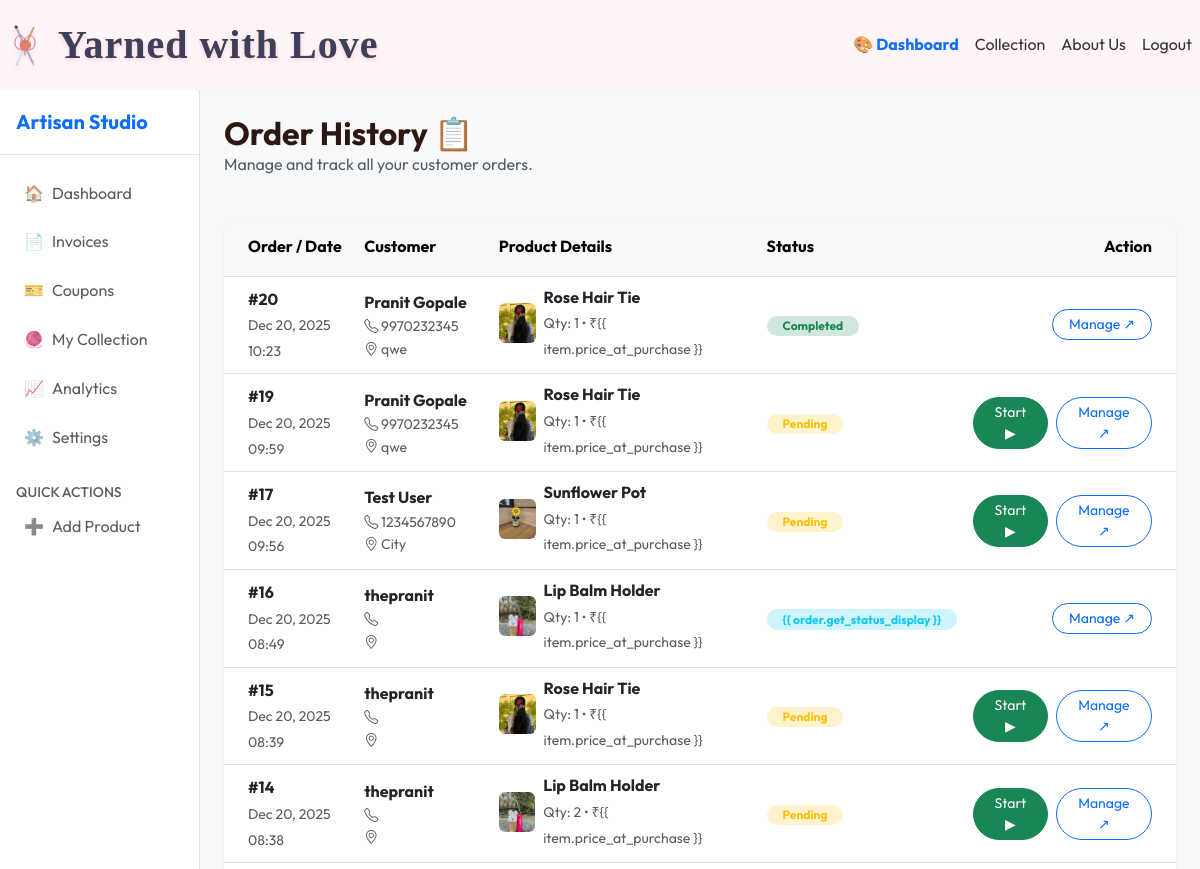
Before: /artisan/orders/ (signed in, upper part) with the older database file.
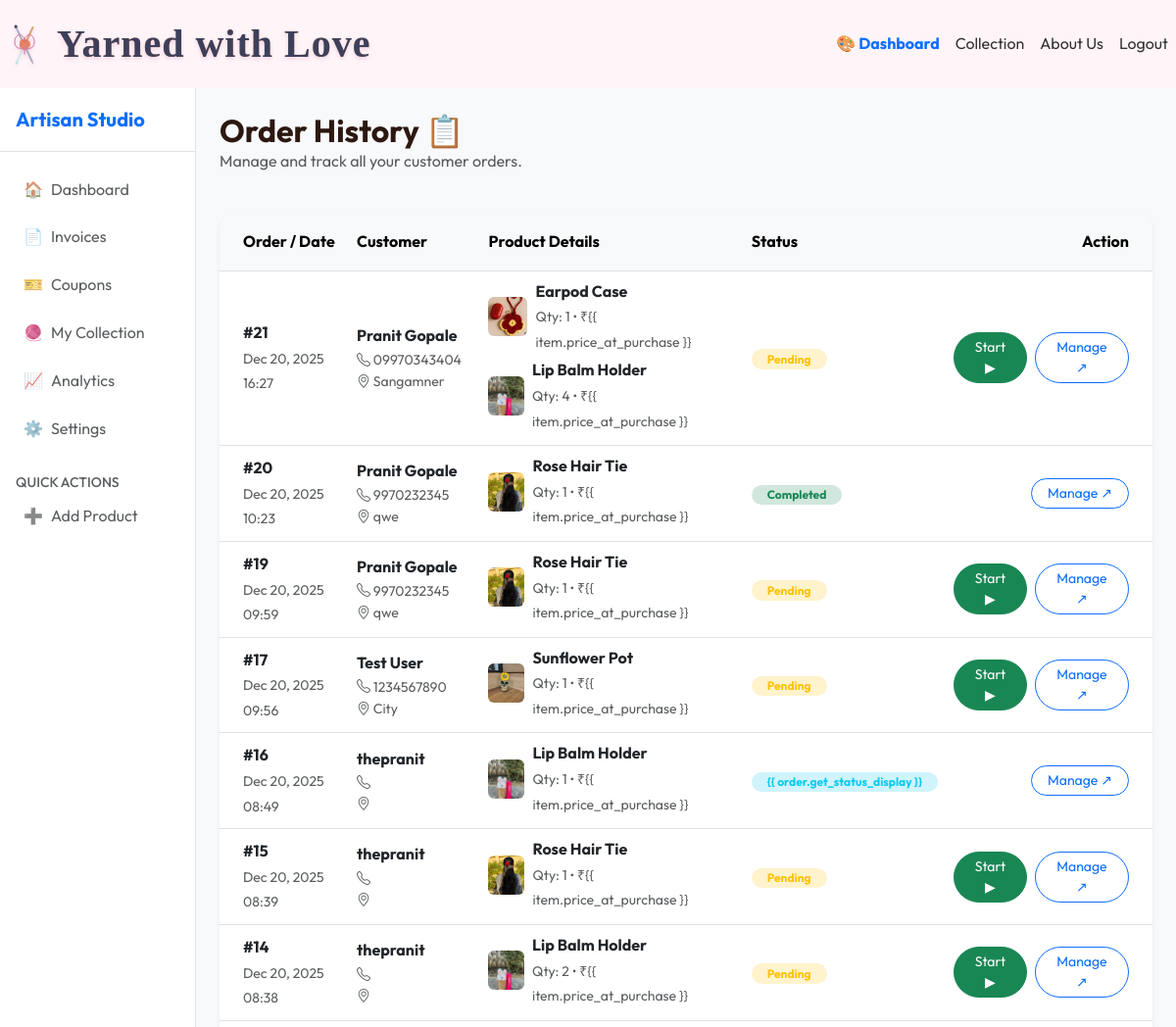
After: the same page with the newer database file.
### store/models.py (models this page shows, shortened)
class Order(models.Model):
    STATUS_CHOICES = [
        ('PENDING', 'Pending'),
        ('IN_PROGRESS', 'In Progress'),
        ('FINISHING', 'Finishing Touches'),
        ('READY', 'Ready for Shipping'),
        ('SHIPPED', 'Shipped'),
        ('COMPLETED', 'Completed'),
        ('CANCELLED', 'Cancelled'),
    ]
    customer = models.ForeignKey(settings.AUTH_USER_MODEL, on_delete=models.CASCADE, related_name='orders')
    full_name = models.CharField(max_length=100, blank=True)
    email = models.EmailField(blank=True)
    phone_number = models.CharField(max_length=15, blank=True)
    shipping_address = models.TextField(blank=True)
    landmark = models.CharField(max_length=200, blank=True, help_text="Nearby landmark (Optional)")
    city = models.CharField(max_length=100, blank=True)
    state = models.CharField(max_length=100, blank=True)
    zip_code = models.CharField(max_length=20, blank=True)
    status = models.CharField(max_length=20, choices=STATUS_CHOICES, default='PENDING')
    customization_notes = models.TextField(blank=True, help_text="Special requests from the customer")
    created_at = models.DateTimeField(auto_now_add=True)
    updated_at = models.DateTimeField(auto_now=True)
    tracking_id = models.UUIDField(default=uuid.uuid4, editable=False, unique=True)
    coupon = models.ForeignKey('Coupon', on_delete=models.SET_NULL, null=True, blank=True)
    discount_amount = models.DecimalField(max_digits=10, decimal_places=2, default=0.00)
    class Meta:
        ordering = ['-created_at']
        indexes = [
            models.Index(fields=['customer', '-created_at']),
            models.Index(fields=['tracking_id']),
            models.Index(fields=['status']),
        ]

class OrderItem(models.Model):
    order = models.ForeignKey(Order, on_delete=models.CASCADE, related_name='items')
    product = models.ForeignKey(Product, on_delete=models.PROTECT) # Don't delete order history if product is deleted
    quantity = models.PositiveIntegerField(default=1, validators=[MinValueValidator(1)])
    price_at_purchase = models.DecimalField(max_digits=10, decimal_places=2, validators=[MinValueValidator(0.01)], help_text="Price of the product at the time of purchase")
    class Meta:
        unique_together = ['order', 'product']
        indexes = [
            models.Index(fields=['order']),
        ]

class Product(models.Model):
    artisan = models.ForeignKey(settings.AUTH_USER_MODEL, on_delete=models.CASCADE, related_name='products')
    category = models.ForeignKey(Category, on_delete=models.SET_NULL, null=True, blank=True)
    name = models.CharField(max_length=200)
    description = models.TextField()
    price = models.DecimalField(max_digits=10, decimal_places=2, validators=[MinValueValidator(0.01)])
    mrp = models.DecimalField(max_digits=10, decimal_places=2, null=True, blank=True, help_text="Maximum Retail Price (for discount display)")
    image = models.ImageField(upload_to='products/', blank=True, null=True)
    short_description = models.TextField(blank=True, help_text="Short intro for the product page")
    key_features = models.TextField(blank=True, help_text="Enter each feature on a new line")
    care_instructions = models.TextField(blank=True, help_text="Enter each instruction on a new line")
    specifications = models.TextField(blank=True, help_text="Comma-separated specs (e.g. 'Size: Small, Material: Cotton')")
    is_returnable = models.BooleanField(default=False, help_text="Is this item eligible for return?")
    estimated_days_to_complete = models.PositiveIntegerField(default=7, validators=[MinValueValidator(1)], help_text="Estimated days to make this item")
    is_active = models.BooleanField(default=True, help_text="Uncheck to hide this product")
    created_at = models.DateTimeField(auto_now_add=True)
    updated_at = models.DateTimeField(auto_now=True)
    class Meta:
        ordering = ['-created_at']
        indexes = [
            models.Index(fields=['artisan', '-created_at']),
            models.Index(fields=['category', '-created_at']),
            models.Index(fields=['is_active']),
        ]

### users/models.py (models this page shows, shortened)
class CustomUser(AbstractUser):
    is_artisan = models.BooleanField(default=False, help_text="Designates whether this user is an artisan/maker.")
    bio = models.TextField(blank=True, help_text="Short bio for the artisan.")
    profile_image = models.ImageField(upload_to='profiles/', blank=True, null=True)
    vacation_mode = models.BooleanField(default=False, help_text="Temporarily disable products from showing in the marketplace.")
    class Meta:
        indexes = [
            models.Index(fields=['is_artisan']),
        ]
    def get_display_name(self):
        if self.first_name and self.last_name:
            return f"{self.first_name} {self.last_name}"
        return self.username

### store/views.py (the view)
# urls.py: path('artisan/orders/', views.artisan_orders, name='artisan_orders'),
@login_required
@user_passes_test(lambda u: u.is_artisan)
def artisan_orders(request):
    orders = Order.objects.filter(
        items__product__artisan=request.user
    ).distinct().order_by('-created_at')
    return render(request, 'store/artisan_orders_list.html', {'orders': orders})

### templates/store/artisan_orders_list.html (shortened to what this page needs)
{% extends 'store/artisan_base.html' %}
{% load static %}
{% block artisan_content %}
<div class="d-flex justify-content-between align-items-center mb-4">
    <div>
        <h2 class="fw-bold mb-0">Order History 📋</h2>
        <p class="text-muted">Manage and track all your customer orders.</p>
    </div>
</div>
<div class="card border-0 shadow-sm rounded-4 overflow-hidden">
    <div class="table-responsive">
        <table class="table table-hover align-middle mb-0">
            <thead class="table-light">
                <tr>
                    <th class="ps-4 py-3">Order / Date</th>
                    <th class="py-3">Customer</th>
                    <th class="py-3">Product Details</th>
                    <th class="py-3">Status</th>
                    <th class="py-3 text-end pe-4">Action</th>
                </tr>
            </thead>
            <tbody>
                {% for order in orders %}
                <tr>
                    <td class="ps-4">
                        <div class="fw-bold">#{{ order.id }}</div>
                        <small class="text-muted">{{ order.created_at|date:"M d, Y H:i" }}</small>
                    </td>
                    <td>
                        <div class="fw-bold">{{ order.full_name|default:order.customer.get_display_name }}</div>
                        <div class="small text-muted">
                            <i class="bi bi-telephone"></i> {{ order.phone_number }}<br>
                            <i class="bi bi-geo-alt"></i> {{ order.city }}
                        </div>
                    </td>
                    <td>
                        {% for item in order.items.all %}
                        <div class="d-flex align-items-center mb-1">
                            {% if item.product.image %}
                            <img src="{{ item.product.image.url }}" class="rounded me-2"
                                style="width: 40px; height: 40px; object-fit: cover;">
                            {% endif %}
                            <div>
                                <div class="fw-bold">{{ item.product.name }}</div>
                                <small class="text-muted">Qty: {{ item.quantity }} • ₹{{ item.price_at_purchase
                                    }}</small>
                            </div>
                        </div>
                        {% endfor %}
                    </td>
                    <td>
                        {% if order.status == 'PENDING' %}
                        <span class="badge bg-warning-subtle text-warning rounded-pill px-3">Pending</span>
                        {% elif order.status == 'COMPLETED' %}
                        <span class="badge bg-success-subtle text-success rounded-pill px-3">Completed</span>
                        {% elif order.status == 'CANCELLED' %}
                        <span class="badge bg-danger-subtle text-danger rounded-pill px-3">Cancelled</span>
                        {% else %}
                        <span class="badge bg-info-subtle text-info rounded-pill px-3">{{ order.get_status_display
                            }}</span>
                        {% endif %}
                    </td>
                    <td class="text-end pe-4">
                        <div class="d-flex justify-content-end gap-2">
                            {% if order.status == 'PENDING' %}
                            <form action="{% url 'start_preparing' order.pk %}" method="POST" style="display:inline;">
                                <button type="submit" class="btn btn-sm btn-success rounded-pill px-3">Start ▶</button>
                            </form>
                            {% endif %}
                            <a href="{% url 'manage_order' order.pk %}"
                                class="btn btn-sm btn-outline-primary rounded-pill px-3">Manage ↗</a>
                        </div>
                    </td>
                </tr>
                {% endfor %}
            </tbody>
        </table>
    </div>
</div>
{% endblock %}

Changed rows visible on the page:
added Order: id "21", created_at "Dec 20, 2025 16:27", full_name "Pranit Gopale", phone_number "09970343404", city "Sangamner", status "Pending"
added OrderItem: product.image (picture), product.name "Earpod Case", quantity "1", shown under "21"
added OrderItem: product.image (picture), product.name "Lip Balm Holder", quantity "4", shown under "21"
